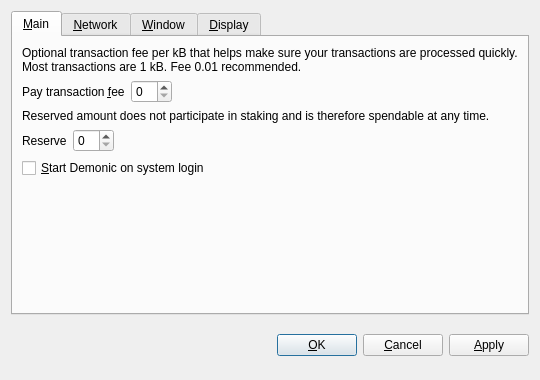
<?xml version="1.0" encoding="UTF-8"?>
<ui version="4.0">
 <class>OptionsDialog</class>
 <widget class="QDialog" name="OptionsDialog">
  <property name="geometry">
   <rect>
    <x>0</x>
    <y>0</y>
    <width>540</width>
    <height>380</height>
   </rect>
  </property>
  <property name="windowTitle">
   <string>Options</string>
  </property>
  <property name="modal">
   <bool>true</bool>
  </property>
  <layout class="QVBoxLayout" name="verticalLayout">
   <item>
    <widget class="QTabWidget" name="tabWidget">
     <property name="tabPosition">
      <enum>QTabWidget::North</enum>
     </property>
     <property name="currentIndex">
      <number>0</number>
     </property>
     <widget class="QWidget" name="tabMain">
      <attribute name="title">
       <string>&amp;Main</string>
      </attribute>
      <layout class="QVBoxLayout" name="verticalLayout_Main">
       <item>
        <widget class="QLabel" name="transactionFeeInfoLabel">
         <property name="text">
          <string>Optional transaction fee per kB that helps make sure your transactions are processed quickly. Most transactions are 1 kB. Fee 0.01 recommended.</string>
         </property>
         <property name="textFormat">
          <enum>Qt::PlainText</enum>
         </property>
         <property name="wordWrap">
          <bool>true</bool>
         </property>
        </widget>
       </item>
       <item>
        <layout class="QHBoxLayout" name="horizontalLayoutFee">
         <item>
          <widget class="QLabel" name="transactionFeeLabel">
           <property name="text">
            <string>Pay transaction &amp;fee</string>
           </property>
           <property name="textFormat">
            <enum>Qt::PlainText</enum>
           </property>
           <property name="buddy">
            <cstring>transactionFee</cstring>
           </property>
          </widget>
         </item>
         <item>
          <widget class="BitcoinAmountField" name="transactionFee"/>
         </item>
         <item>
          <spacer name="horizontalSpacerFee">
           <property name="orientation">
            <enum>Qt::Horizontal</enum>
           </property>
           <property name="sizeHint" stdset="0">
            <size>
             <width>40</width>
             <height>20</height>
            </size>
           </property>
          </spacer>
         </item>
        </layout>
       </item>
       <item>
        <widget class="QLabel" name="reserveBalanceInfoLabel">
         <property name="text">
          <string>Reserved amount does not participate in staking and is therefore spendable at any time.</string>
         </property>
         <property name="textFormat">
          <enum>Qt::PlainText</enum>
         </property>
         <property name="wordWrap">
          <bool>true</bool>
         </property>
        </widget>
       </item>
       <item>
        <layout class="QHBoxLayout" name="horizontalLayoutReserveBalance">
         <item>
          <widget class="QLabel" name="reserveBalanceLabel">
           <property name="text">
            <string>Reserve</string>
           </property>
           <property name="textFormat">
            <enum>Qt::PlainText</enum>
           </property>
           <property name="buddy">
            <cstring>reserveBalance</cstring>
           </property>
          </widget>
         </item>
         <item>
          <widget class="BitcoinAmountField" name="reserveBalance"/>
         </item>
         <item>
          <spacer name="horizontalSpacerReserveBalance">
           <property name="orientation">
            <enum>Qt::Horizontal</enum>
           </property>
           <property name="sizeHint" stdset="0">
            <size>
             <width>40</width>
             <height>20</height>
            </size>
           </property>
          </spacer>
         </item>
        </layout>
       </item>
       <item>
        <widget class="QCheckBox" name="bitcoinAtStartup">
         <property name="toolTip">
          <string>Automatically start Demonic after logging in to the system.</string>
         </property>
         <property name="text">
          <string>&amp;Start Demonic on system login</string>
         </property>
        </widget>
       </item>
       <item>
        <spacer name="verticalSpacer_Main">
         <property name="orientation">
          <enum>Qt::Vertical</enum>
         </property>
         <property name="sizeHint" stdset="0">
          <size>
           <width>20</width>
           <height>40</height>
          </size>
         </property>
        </spacer>
       </item>
      </layout>
     </widget>
     <widget class="QWidget" name="tabNetwork">
      <attribute name="title">
       <string>&amp;Network</string>
      </attribute>
      <layout class="QVBoxLayout" name="verticalLayout_Network">
       <item>
        <widget class="QCheckBox" name="mapPortUpnp">
         <property name="toolTip">
          <string>Automatically open the Demonic client port on the router. This only works when your router supports UPnP and it is enabled.</string>
         </property>
         <property name="text">
          <string>Map port using &amp;UPnP</string>
         </property>
        </widget>
       </item>
       <item>
        <widget class="QCheckBox" name="connectSocks">
         <property name="toolTip">
          <string>Connect to the Demonic network through a SOCKS5 proxy (e.g. when connecting through Tor).</string>
         </property>
         <property name="text">
          <string>&amp;Connect through SOCKS5 proxy:</string>
         </property>
        </widget>
       </item>
       <item>
        <layout class="QHBoxLayout" name="horizontalLayout_Network">
         <item>
          <widget class="QLabel" name="proxyIpLabel">
           <property name="text">
            <string>Proxy &amp;IP:</string>
           </property>
           <property name="textFormat">
            <enum>Qt::PlainText</enum>
           </property>
           <property name="buddy">
            <cstring>proxyIp</cstring>
           </property>
          </widget>
         </item>
         <item>
          <widget class="QValidatedLineEdit" name="proxyIp">
           <property name="maximumSize">
            <size>
             <width>140</width>
             <height>16777215</height>
            </size>
           </property>
           <property name="toolTip">
            <string>IP address of the proxy (e.g. 127.0.0.1)</string>
           </property>
          </widget>
         </item>
         <item>
          <widget class="QLabel" name="proxyPortLabel">
           <property name="text">
            <string>&amp;Port:</string>
           </property>
           <property name="textFormat">
            <enum>Qt::PlainText</enum>
           </property>
           <property name="buddy">
            <cstring>proxyPort</cstring>
           </property>
          </widget>
         </item>
         <item>
          <widget class="QLineEdit" name="proxyPort">
           <property name="maximumSize">
            <size>
             <width>55</width>
             <height>16777215</height>
            </size>
           </property>
           <property name="toolTip">
            <string>Port of the proxy (e.g. 9050)</string>
           </property>
          </widget>
         </item>
         <item>
          <spacer name="horizontalSpacer_Network">
           <property name="orientation">
            <enum>Qt::Horizontal</enum>
           </property>
           <property name="sizeHint" stdset="0">
            <size>
             <width>40</width>
             <height>20</height>
            </size>
           </property>
          </spacer>
         </item>
        </layout>
       </item>
       <item>
        <spacer name="verticalSpacer_Network">
         <property name="orientation">
          <enum>Qt::Vertical</enum>
         </property>
         <property name="sizeHint" stdset="0">
          <size>
           <width>20</width>
           <height>40</height>
          </size>
         </property>
        </spacer>
       </item>
      </layout>
     </widget>
     <widget class="QWidget" name="tabWindow">
      <attribute name="title">
       <string>&amp;Window</string>
      </attribute>
      <layout class="QVBoxLayout" name="verticalLayout_Window">
       <item>
        <widget class="QCheckBox" name="minimizeToTray">
         <property name="toolTip">
          <string>Show only a tray icon after minimizing the window.</string>
         </property>
         <property name="text">
          <string>&amp;Minimize to the tray instead of the taskbar</string>
         </property>
        </widget>
       </item>
       <item>
        <widget class="QCheckBox" name="minimizeOnClose">
         <property name="toolTip">
          <string>Minimize instead of exit the application when the window is closed. When this option is enabled, the application will be closed only after selecting Quit in the menu.</string>
         </property>
         <property name="text">
          <string>M&amp;inimize on close</string>
         </property>
        </widget>
       </item>
       <item>
        <spacer name="verticalSpacer_Window">
         <property name="orientation">
          <enum>Qt::Vertical</enum>
         </property>
         <property name="sizeHint" stdset="0">
          <size>
           <width>20</width>
           <height>40</height>
          </size>
         </property>
        </spacer>
       </item>
      </layout>
     </widget>
     <widget class="QWidget" name="tabDisplay">
      <attribute name="title">
       <string>&amp;Display</string>
      </attribute>
      <layout class="QVBoxLayout" name="verticalLayout_Display">
       <item>
        <layout class="QHBoxLayout" name="horizontalLayout_1_Display">
         <item>
          <widget class="QLabel" name="langLabel">
           <property name="text">
            <string>User Interface &amp;language:</string>
           </property>
           <property name="textFormat">
            <enum>Qt::PlainText</enum>
           </property>
           <property name="buddy">
            <cstring>lang</cstring>
           </property>
          </widget>
         </item>
         <item>
          <widget class="QValueComboBox" name="lang">
           <property name="toolTip">
            <string>The user interface language can be set here. This setting will take effect after restarting Demonic.</string>
           </property>
          </widget>
         </item>
        </layout>
       </item>
       <item>
        <layout class="QHBoxLayout" name="horizontalLayout_2_Display">
         <item>
          <widget class="QLabel" name="unitLabel">
           <property name="text">
            <string>&amp;Unit to show amounts in:</string>
           </property>
           <property name="textFormat">
            <enum>Qt::PlainText</enum>
           </property>
           <property name="buddy">
            <cstring>unit</cstring>
           </property>
          </widget>
         </item>
         <item>
          <widget class="QValueComboBox" name="unit">
           <property name="toolTip">
            <string>Choose the default subdivision unit to show in the interface and when sending coins.</string>
           </property>
          </widget>
         </item>
        </layout>
       </item>
       <item>
        <widget class="QCheckBox" name="coinControlFeatures">
         <property name="toolTip">
          <string>Whether to show coin control features or not.</string>
         </property>
         <property name="text">
          <string>Display coin &amp;control features (experts only!)</string>
         </property>
        </widget>
       </item>
       <item>
        <widget class="QCheckBox" name="minimizeCoinAge">
         <property name="toolTip">
          <string>Whether to select the coin outputs randomly or with minimal coin age.</string>
         </property>
         <property name="text">
          <string>Minimize weight consumption (experimental)</string>
         </property>
        </widget>
       </item>
       <item>
        <spacer name="verticalSpacer_Display">
         <property name="orientation">
          <enum>Qt::Vertical</enum>
         </property>
         <property name="sizeHint" stdset="0">
          <size>
           <width>20</width>
           <height>40</height>
          </size>
         </property>
        </spacer>
       </item>
      </layout>
     </widget>
    </widget>
   </item>
   <item>
    <layout class="QHBoxLayout" name="horizontalLayout_Buttons">
     <item>
      <spacer name="horizontalSpacer_1">
       <property name="orientation">
        <enum>Qt::Horizontal</enum>
       </property>
       <property name="sizeHint" stdset="0">
        <size>
         <width>40</width>
         <height>48</height>
        </size>
       </property>
      </spacer>
     </item>
     <item>
      <widget class="QLabel" name="statusLabel">
       <property name="font">
        <font>
         <weight>75</weight>
         <bold>true</bold>
        </font>
       </property>
       <property name="text">
        <string/>
       </property>
       <property name="textFormat">
        <enum>Qt::PlainText</enum>
       </property>
       <property name="wordWrap">
        <bool>true</bool>
       </property>
      </widget>
     </item>
     <item>
      <spacer name="horizontalSpacer_2">
       <property name="orientation">
        <enum>Qt::Horizontal</enum>
       </property>
       <property name="sizeHint" stdset="0">
        <size>
         <width>40</width>
         <height>48</height>
        </size>
       </property>
      </spacer>
     </item>
     <item>
      <widget class="QPushButton" name="okButton">
       <property name="text">
        <string>&amp;OK</string>
       </property>
      </widget>
     </item>
     <item>
      <widget class="QPushButton" name="cancelButton">
       <property name="text">
        <string>&amp;Cancel</string>
       </property>
       <property name="autoDefault">
        <bool>false</bool>
       </property>
      </widget>
     </item>
     <item>
      <widget class="QPushButton" name="applyButton">
       <property name="text">
        <string>&amp;Apply</string>
       </property>
       <property name="autoDefault">
        <bool>false</bool>
       </property>
      </widget>
     </item>
    </layout>
   </item>
  </layout>
 </widget>
 <customwidgets>
  <customwidget>
   <class>QValidatedLineEdit</class>
   <extends>QLineEdit</extends>
   <header>qvalidatedlineedit.h</header>
  </customwidget>
  <customwidget>
   <class>BitcoinAmountField</class>
   <extends>QSpinBox</extends>
   <header>bitcoinamountfield.h</header>
  </customwidget>
  <customwidget>
   <class>QValueComboBox</class>
   <extends>QComboBox</extends>
   <header>qvaluecombobox.h</header>
  </customwidget>
 </customwidgets>
 <resources/>
 <connections/>
</ui>
